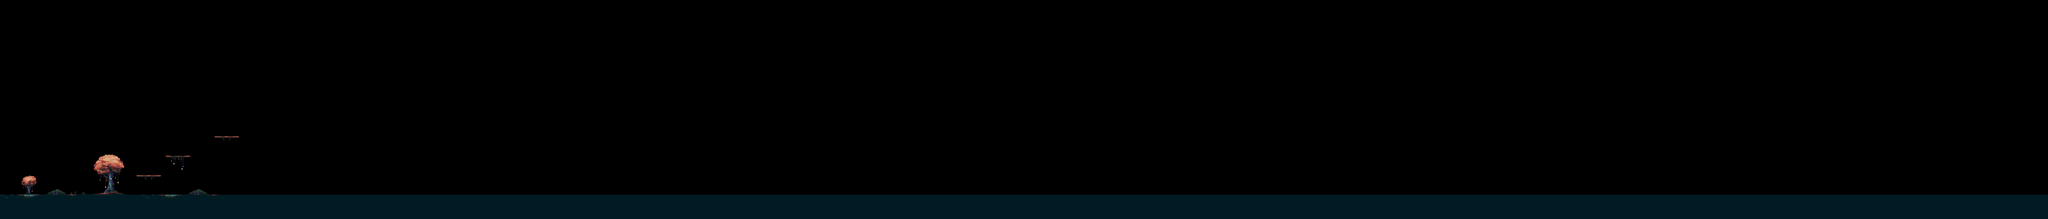

A level layout from a 2D game, rendered from its tile map. Below: a short description, then the map file with tile-grid data replaced by summaries:
An orthogonal 420x45 tile map with 16x16 px tiles, 2 tile layers (world, below-player).

<map version="1.10" tiledversion="1.10.2" orientation="orthogonal" renderorder="right-down" width="420" height="45" tilewidth="16" tileheight="16" infinite="0" nextlayerid="3" nextobjectid="1">
 <tileset firstgid="1" name="tileset" tilewidth="16" tileheight="16" tilecount="198" columns="18">
  <image source="../images/tileset.png" width="288" height="176" />
 </tileset>
 <layer id="1" name="world" width="420" height="45">
  <data>[18900 cells, 2115 non-empty, 18 distinct tile ids]</data>
 </layer>
 <layer id="2" name="below-player" width="420" height="45">
  <data>[18900 cells, 121 non-empty, 106 distinct tile ids]</data>
 </layer>
</map>
